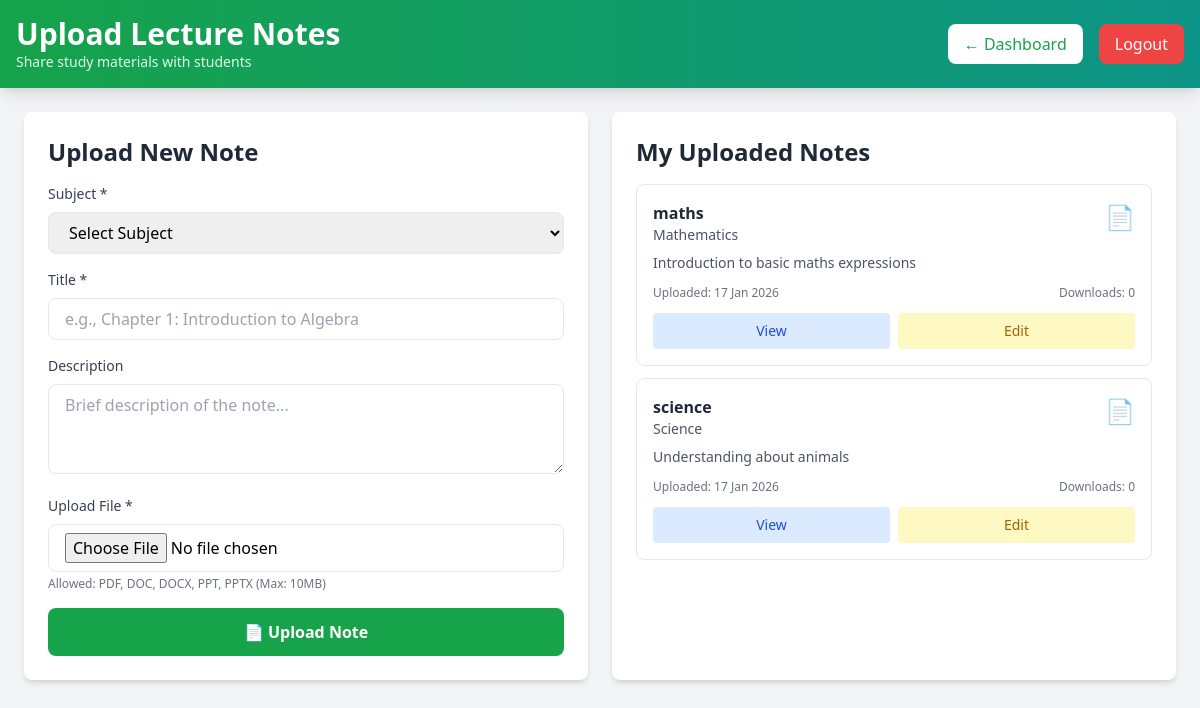
The page /teacher_upload_notes.php (signed in) on the database its author committed.
### tables this page shows
CREATE TABLE lecture_notes (
    note_id INT AUTO_INCREMENT PRIMARY KEY,
    subject_id INT NOT NULL,
    teacher_id INT NOT NULL,
    title VARCHAR(255) NOT NULL,  
    description TEXT NULL,
    file_path VARCHAR(255) NOT NULL,
    file_type VARCHAR(10) NOT NULL,
    file_size INT NOT NULL,
    uploaded_at TIMESTAMP DEFAULT CURRENT_TIMESTAMP,
    is_active BOOLEAN DEFAULT TRUE,
    download_count INT DEFAULT 0,
    FOREIGN KEY (subject_id) REFERENCES subjects(subject_id) ON DELETE CASCADE,
    FOREIGN KEY (teacher_id) REFERENCES users(user_id) ON DELETE CASCADE
);

CREATE TABLE subjects (
    subject_id INT AUTO_INCREMENT PRIMARY KEY,
    subject_name VARCHAR(255) NOT NULL,
    subject_code VARCHAR(20) NOT NULL UNIQUE,
    grade_level ENUM('10','11') NOT NULL,
    subject_category ENUM('Language', 'Mathematics', 'Science', 'Social Studies', 'Religion', 'Other') NOT NULL,
    description TEXT NULL,
    is_active BOOLEAN DEFAULT TRUE,
    created_at TIMESTAMP DEFAULT CURRENT_TIMESTAMP
);

### config.php (called while the page is built, shortened)
<?php
function formatDate($date) {
    return date('d M Y', strtotime($date));
}
?>

### teacher_upload_notes.php (the view, shortened to what this page needs)
<?php
require_once 'config.php';
$teacher_id = $_SESSION['user_id'];
$notes_query = "SELECT ln.*, s.subject_name, s.subject_code
                FROM lecture_notes ln
                INNER JOIN subjects s ON ln.subject_id = s.subject_id
                WHERE ln.teacher_id = ? AND ln.is_active = 1
                ORDER BY ln.uploaded_at DESC";
$stmt = $conn->prepare($notes_query);
$stmt->bind_param("i", $teacher_id);
$stmt->execute();
$notes = $stmt->get_result();
?>
<!DOCTYPE html>
<html lang="en">
<head>
    <script src="https://cdn.tailwindcss.com"></script>
</head>
<body class="bg-gray-100 min-h-screen">
    <header class="bg-gradient-to-r from-green-600 to-teal-600 text-white p-4 shadow-lg">
        <div class="max-w-7xl mx-auto flex justify-between items-center">
            <div>
                <h1 class="text-3xl font-bold">Upload Lecture Notes</h1>
                <p class="text-sm text-green-100">Share study materials with students</p>
            </div>
            <div class="flex items-center gap-4">
                <a href="teacher_dashboard.php" class="px-4 py-2 bg-white text-green-600 rounded-lg hover:bg-green-50">← Dashboard</a>
                <a href="logout.php" class="px-4 py-2 bg-red-500 text-white rounded-lg hover:bg-red-600">Logout</a>
            </div>
        </div>
    </header>
    <div class="max-w-7xl mx-auto p-6">
        <div class="grid grid-cols-1 lg:grid-cols-2 gap-6">
            <div class="bg-white rounded-lg shadow-md p-6">
                <h2 class="text-2xl font-bold text-gray-800 mb-4">Upload New Note</h2>
                <form method="POST" enctype="multipart/form-data">
                    <div class="mb-4">
                        <label class="block text-sm font-medium text-gray-700 mb-2">Subject *</label>
                        <select name="subject_id" required class="w-full px-4 py-2 border rounded-lg focus:ring-2 focus:ring-green-500">
                            <option value="">Select Subject</option>
                        </select>
                    </div>
                    <div class="mb-4">
                        <label class="block text-sm font-medium text-gray-700 mb-2">Title *</label>
                        <input type="text" name="title" required class="w-full px-4 py-2 border rounded-lg focus:ring-2 focus:ring-green-500" placeholder="e.g., Chapter 1: Introduction to Algebra">
                    </div>
                    <div class="mb-4">
                        <label class="block text-sm font-medium text-gray-700 mb-2">Description</label>
                        <textarea name="description" rows="3" class="w-full px-4 py-2 border rounded-lg focus:ring-2 focus:ring-green-500" placeholder="Brief description of the note..."></textarea>
                    </div>
                    <div class="mb-4">
                        <label class="block text-sm font-medium text-gray-700 mb-2">Upload File *</label>
                        <input type="file" name="note_file" required accept=".pdf,.doc,.docx,.ppt,.pptx" class="w-full px-4 py-2 border rounded-lg focus:ring-2 focus:ring-green-500">
                        <p class="text-xs text-gray-500 mt-1">Allowed: PDF, DOC, DOCX, PPT, PPTX (Max: 10MB)</p>
                    </div>
                    <button type="submit" name="upload_note" class="w-full px-6 py-3 bg-green-600 text-white rounded-lg hover:bg-green-700 font-semibold">
                        📄 Upload Note
                    </button>
                </form>
            </div>
            <div class="bg-white rounded-lg shadow-md p-6">
                <h2 class="text-2xl font-bold text-gray-800 mb-4">My Uploaded Notes</h2>
                <div class="max-h-[600px] overflow-y-auto space-y-3">
                    <?php if ($notes->num_rows > 0): ?>
                        <?php while ($note = $notes->fetch_assoc()): ?>
                        <div class="border border-gray-200 rounded-lg p-4 hover:shadow-md transition">
                            <div class="flex items-start justify-between mb-2">
                                <div class="flex-1">
                                    <h3 class="font-bold text-gray-800"><?php echo htmlspecialchars($note['title']); ?></h3>
                                    <p class="text-sm text-gray-600"><?php echo htmlspecialchars($note['subject_name']); ?></p>
                                </div>
                                <span class="text-2xl">📄</span>
                            </div>
                            <?php if ($note['description']): ?>
                            <p class="text-sm text-gray-600 mb-3"><?php echo nl2br(htmlspecialchars($note['description'])); ?></p>
                            <?php endif; ?>
                            <div class="flex items-center justify-between text-xs text-gray-500">
                                <span>Uploaded: <?php echo formatDate($note['uploaded_at']); ?></span>
                                <span>Downloads: <?php echo $note['download_count']; ?></span>
                            </div>
                            <div class="mt-3 flex gap-2">
                                <a href="<?php echo htmlspecialchars($note['file_path']); ?>" target="_blank" class="flex-1 text-center px-3 py-2 bg-blue-100 text-blue-700 rounded hover:bg-blue-200 text-sm">
                                    View
                                </a>
                                <a href="teacher_manage_content.php?edit_note=<?php echo $note['note_id']; ?>" class="flex-1 text-center px-3 py-2 bg-yellow-100 text-yellow-700 rounded hover:bg-yellow-200 text-sm">
                                    Edit
                                </a>
                            </div>
                        </div>
                        <?php endwhile; ?>
                    <?php else: ?>
                        <p class="text-gray-500 text-center py-8">No notes uploaded yet</p>
                    <?php endif; ?>
                </div>
            </div>
        </div>
    </div>
</body>
</html>

### rows shown on the page
lecture_notes: title "maths", subject.subject_name "Mathematics", description "Introduction to basic maths expressions", uploaded_at "17 Jan 2026", download_count "0"
lecture_notes: title "science", subject.subject_name "Science", description "Understanding about animals", uploaded_at "17 Jan 2026", download_count "0"
